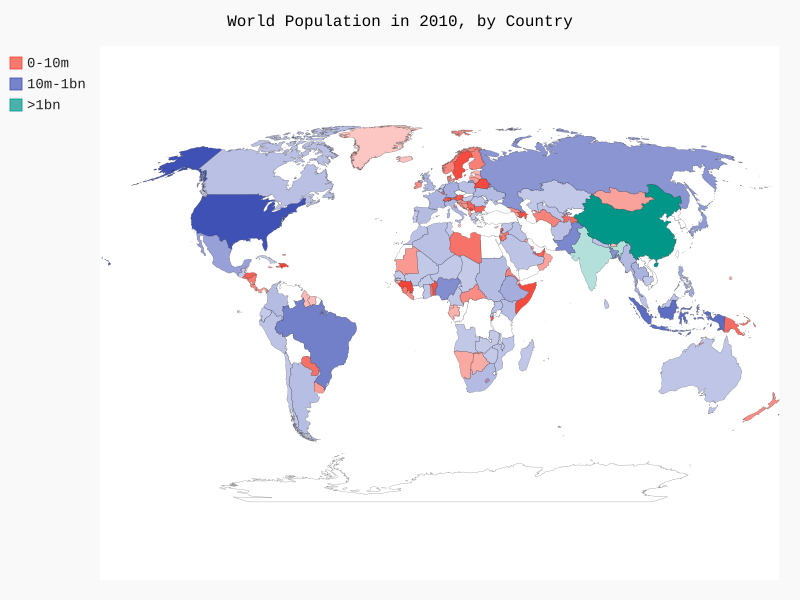

Write the Python code that produced this figure.
import json
from country_codes import get_country_code
import pygal

#Load the data into a list
filename = 'population_data.json'
with open(filename) as f:
    pop_data = json.load(f)
cc_populations = {}    
for pop_dict in pop_data:
    if pop_dict['Year'] == '2010' :
        country_name = pop_dict['Country Name']
        population = int(float(pop_dict['Value']))
        code = get_country_code(country_name)
        if code:
            cc_populations[code] = population          
        else:
            continue
cc_pops_1,cc_pops_2,cc_pops_3 = {},{},{}

for cc, pop in cc_populations.items():
    if pop < 10000000:
        cc_pops_1[cc] = pop
    elif pop < 1000000000:
        cc_pops_2[cc] = pop
    else:
        cc_pops_3[cc] = pop          
print(len(cc_pops_1),len(cc_pops_2),len(cc_pops_3))

wm = pygal.maps.world.World()
wm.title = 'World Population in 2010, by Country'
wm.add('0-10m',cc_pops_1)
wm.add('10m-1bn',cc_pops_2)
wm.add('>1bn',cc_pops_3)

wm.render_to_file('world_population.svg')
